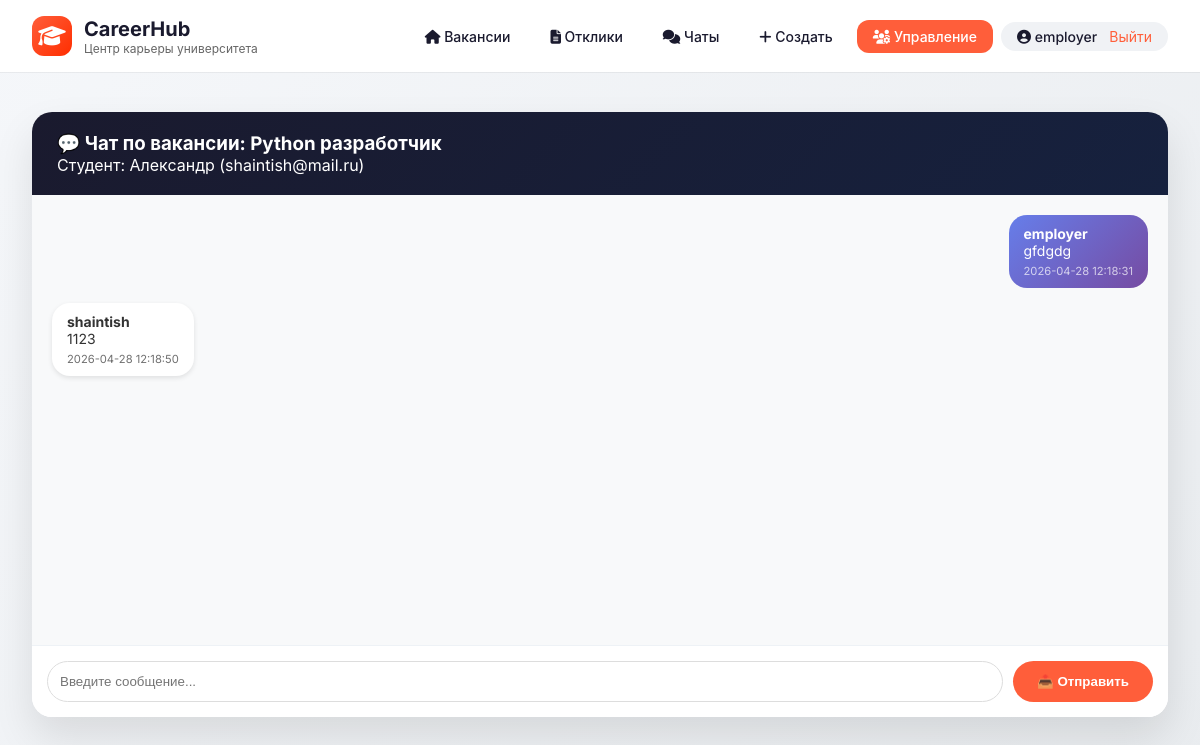
The app's page /chat/1 (signed in) with its own data.
### tables this page shows
CREATE TABLE chats (
            id INTEGER PRIMARY KEY AUTOINCREMENT,
            application_id INTEGER UNIQUE NOT NULL,
            student_email TEXT NOT NULL,
            student_name TEXT NOT NULL,
            vacancy_id INTEGER NOT NULL,
            vacancy_title TEXT NOT NULL,
            created_at TIMESTAMP DEFAULT CURRENT_TIMESTAMP
        );

CREATE TABLE messages (
            id INTEGER PRIMARY KEY AUTOINCREMENT,
            application_id INTEGER NOT NULL,
            sender TEXT NOT NULL,
            sender_name TEXT NOT NULL,
            message_text TEXT NOT NULL,
            timestamp TIMESTAMP DEFAULT CURRENT_TIMESTAMP
        );

### app/main.py (the view)
@app.get("/chat/{application_id}", response_class=HTMLResponse)
async def chat_page(request: Request, application_id: int):
    session_id = request.cookies.get("session_id")
    if not session_id or session_id not in sessions:
        return RedirectResponse(url="/login", status_code=303)
    current_user = sessions[session_id]
    application = JobService.get_application(application_id)
    if not application:
        return RedirectResponse(url="/", status_code=303)
    is_student = (application["student_email"] == current_user.get("email"))
    is_employer = (current_user.get("role") == "employer")
    chat = JobService.get_chat_by_application(application_id)
    if not chat:
        vacancy = JobService.get_vacancy(application["vacancy_id"])
        chat = JobService.create_chat(
            application_id=application_id,
            student_email=application["student_email"],
            student_name=application["student_name"],
            vacancy_id=application["vacancy_id"],
            vacancy_title=vacancy["title"] if vacancy else f"Вакансия #{application['vacancy_id']}"
        )
    messages = JobService.get_messages_by_application(application_id)
    return templates.TemplateResponse("chat.html", {
        "request": request,
        "application_id": application_id,
        "chat": chat,
        "messages": messages,
        "user": current_user,
        "is_student": is_student,
        "is_employer": is_employer
    })

### templates/chat.html (shortened to what this page needs)
{% extends "base.html" %}
{% block content %}
<div class="chat-container">
    <div class="chat-header">
        <h3>💬 Чат по вакансии: {{ chat.vacancy_title }}</h3>
        <p>Студент: {{ chat.student_name }} ({{ chat.student_email }})</p>
    </div>
    <div class="chat-messages" id="chat-messages">
        {% if messages and messages|length > 0 %}
            {% for msg in messages %}
            <div class="message {% if (msg.sender == 'student' and is_student) or (msg.sender == 'employer' and is_employer) %}sent{% else %}received{% endif %}">
                <div class="message-bubble">
                    <div><strong>{{ msg.sender_name }}</strong></div>
                    <div>{{ msg.message_text }}</div>
                    <div class="message-time">{{ msg.timestamp }}</div>
                </div>
            </div>
            {% endfor %}
        {% else %}
            <p style="text-align: center; color: #999; padding: 50px;">💬 Напишите первое сообщение!</p>
        {% endif %}
    </div>
    <form method="post" action="/chat/{{ application_id }}/send" class="chat-input">
        <input type="text" name="message" placeholder="Введите сообщение..." required>
        <button type="submit" class="btn-primary">📤 Отправить</button>
    </form>
</div>
{% endblock %}

### templates/base.html (style rules this page uses)
* { margin: 0; padding: 0; box-sizing: border-box; }
body { font-family: 'Inter', -apple-system, BlinkMacSystemFont, 'Segoe UI', sans-serif; background: #f5f7fa; min-height: 100vh; color: #1a1a2e; }
.btn-primary { background: #ff5e3a; color: white; border: none; padding: 12px 24px; border-radius: 12px; font-weight: 600; cursor: pointer; text-decoration: none; display: inline-block; }
.chat-container { background: white; border-radius: 20px; overflow: hidden; box-shadow: 0 20px 40px rgba(0,0,0,0.05); }
.chat-header { background: #1a1a2e; color: white; padding: 20px 24px; }
.chat-messages { height: 450px; overflow-y: auto; padding: 24px; background: #f8fafc; }
.message { margin-bottom: 16px; display: flex; }
.message.sent { justify-content: flex-end; }
.message-bubble { max-width: 70%; padding: 12px 18px; border-radius: 20px; font-size: 14px; }
.message.sent .message-bubble { background: #ff5e3a; color: white; }
.message.received .message-bubble { background: white; color: #1a1a2e; box-shadow: 0 2px 8px rgba(0,0,0,0.05); }
.chat-input { display: flex; gap: 12px; padding: 20px; background: white; border-top: 1px solid #eef2f6; }
.chat-input input { flex: 1; padding: 12px 16px; border: 1px solid #eef2f6; border-radius: 12px; }

### templates/chat.html (style rules this page uses)
.chat-container { background: white; border-radius: 20px; overflow: hidden; box-shadow: 0 20px 40px rgba(0,0,0,0.1); }
.chat-header { background: linear-gradient(135deg, #1a1a2e, #16213e); color: white; padding: 20px 25px; }
.chat-messages { height: 450px; overflow-y: auto; padding: 20px; background: #f8f9fa; }
.message { margin-bottom: 15px; display: flex; }
.message.sent { justify-content: flex-end; }
.message-bubble { max-width: 70%; padding: 10px 15px; border-radius: 18px; position: relative; }
.message.sent .message-bubble { background: linear-gradient(135deg, #667eea, #764ba2); color: white; }
.message.received .message-bubble { background: white; color: #333; box-shadow: 0 2px 5px rgba(0,0,0,0.1); }
.message-time { font-size: 0.7rem; margin-top: 5px; opacity: 0.7; }
.chat-input { display: flex; gap: 10px; padding: 15px; background: white; border-top: 1px solid #eef2f6; }
.chat-input input { flex: 1; padding: 12px; border: 1px solid #ddd; border-radius: 25px; }
.chat-input button { padding: 12px 24px; border-radius: 25px; }

### records on screen
chats: vacancy_title "Python разработчик", student_name "Александр", student_email "shaintish@mail.ru"
messages: sender_name "employer", message_text "gfdgdg", timestamp "2026-04-28 12:18:31"
messages: sender_name "shaintish", message_text "1123", timestamp "2026-04-28 12:18:50"

### other values on screen
{{ user.username }} "employer"
